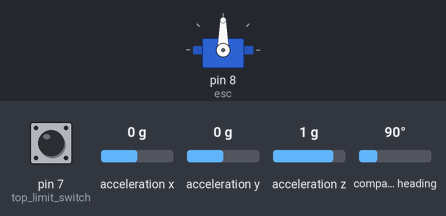
Recording of a sketch running on a simulated Arduino Uno, built with avr-gcc and run on an emulated ATmega328P. On the bench: servo. The inputs (shaded band) are chosen by the test bench; at power-on: pin 7 (top_limit_switch) LOW, acceleration x 0 g, acceleration y 0 g, acceleration z 1 g, compass heading 90°. What the sketch prints to the serial monitor is not drawn.

Above: at 1.3 s.
1.4 s: pin 7 (top_limit_switch) pulled HIGH for 0.15 s
At 1.49 s:
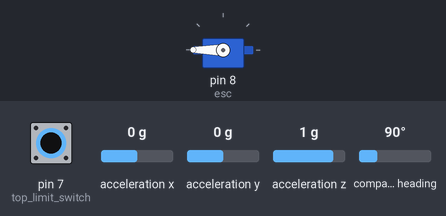
3.0 s: pin 7 (top_limit_switch) pulled HIGH for 3.2 s
At 6.7 s:
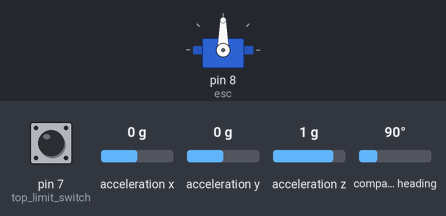
Timing chart, 0 to 8.2 s (numbered marks = the images above; inputs shaded):
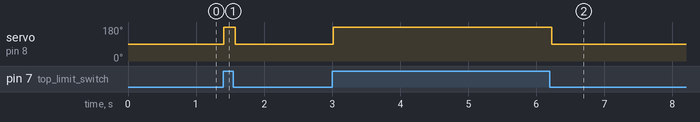

Measured:
- after the input at 1.4 s, servo on pin 8 (esc): 90° → 180° at once, → 90° 0.17 s later
- after the input at 3.0 s, servo on pin 8 (esc): 90° → 180° at once, → 90° 3.2 s later

The sketch:

main_airbrake.ino.ino
```cpp
#include <Servo.h>
#include <Wire.h>
#include <math.h>
#include <Adafruit_MPL3115A2.h>
#include <Adafruit_Sensor.h>
#include <Adafruit_BNO055.h>
#include <utility/imumaths.h>
Adafruit_BNO055 bno = Adafruit_BNO055(55);
Adafruit_MPL3115A2 baro = Adafruit_MPL3115A2();
Servo esc;
void setup() {
pinMode( 7, INPUT); //top limit switch
pinMode( 6, INPUT); // bottom limit switch
esc.attach(8); //servo pin
Serial.begin(74880);
Serial.println("Air brake test code"); Serial.println("");
if(!bno.begin())
{ Serial.print("No detection"); while(1); }
delay(100);
bno.setExtCrystalUse(true);
}
void loop(void) {
  if (! baro.begin())
     { Serial.println("Couldnt find sensor"); return; }
int TargetHeight=1200; //meters
float vel;
float alt;
float targetvel;
int launch=1; //launch trigger
int flaps=1; // flap trigger
int z; // orientation value
int threshold=50; // lowest velocity airbrakes will work
delay(100);
//Launch Detection Loop//
while(launch == 1) {
    if( digitalRead(7) == HIGH ) {
    esc.write(180); delay(5);} // if motor is open
    if( digitalRead(7) == LOW ) {
    esc.write(90); delay(5);} // if motor is closed
    //gathering z acc. data
    imu::Vector<3> euler = bno.getVector(Adafruit_BNO055::VECTOR_LINEARACCEL);
           Serial.print("Waiting for launch ");
           Serial.print("\tAcceleration z: ");
           Serial.print(abs(euler.z()), 4);
           Serial.print("\n");
    z=abs(euler.z());
    delay(50);
//acceleration needed to detect launch m/s^2
if ( z > 4 ) {
          Serial.print("\nLaunch detected");
          Serial.print("\tmotor burning for 1.8 sec");
          delay(2100);
          launch=0;
}
}
//Main Airbrake programProgram//
while(1) {
vel=velocity();
sensors_event_t event;
bno.getEvent(&event);
alt=baro.getAltitude();
targetvel=targetvelocity(alt);
if( vel > threshold && vel > targetvel && digitalRead(6) == (HIGH)) {
  //open flaps
  esc.write(0);
  delay(10);
  esc.write(92);
  Serial.print("Openflaps");
}
if((vel < threshold && digitalRead(7) == (HIGH)) || (vel < targetvel && digitalRead(7) == (HIGH)))  {
  //close flaps
  esc.write(180);
  delay(10);
  esc.write(92);
  Serial.print("Close Flaps");
}
}
}
float velocity() {
  sensors_event_t event;
  bno.getEvent(&event);
  float a1 = baro.getAltitude(); //altitude check 1
  delay(100);
  float a2 = baro.getAltitude(); //altitude check 2
  float vel = abs((a2-a1)/(.1)); //delta altitude over time = vertical vel
  Serial.print("\tVelocity:");
  Serial.print(vel);
return(vel);
}
float targetvelocity(float a) {
   float targetvel = (-0.000000000004*(a*a*a*a*a*a)) + (0.000000006*(a*a*a*a*a)) - (0.000004*(a*a*a*a)) + (0.0012*(a*a*a)) - (0.2193*(a*a)) + 20.271*a - 667.28;
   Serial.print("\tTarget velocity:");
   Serial.print(targetvel);
   return(targetvel);
}
```
